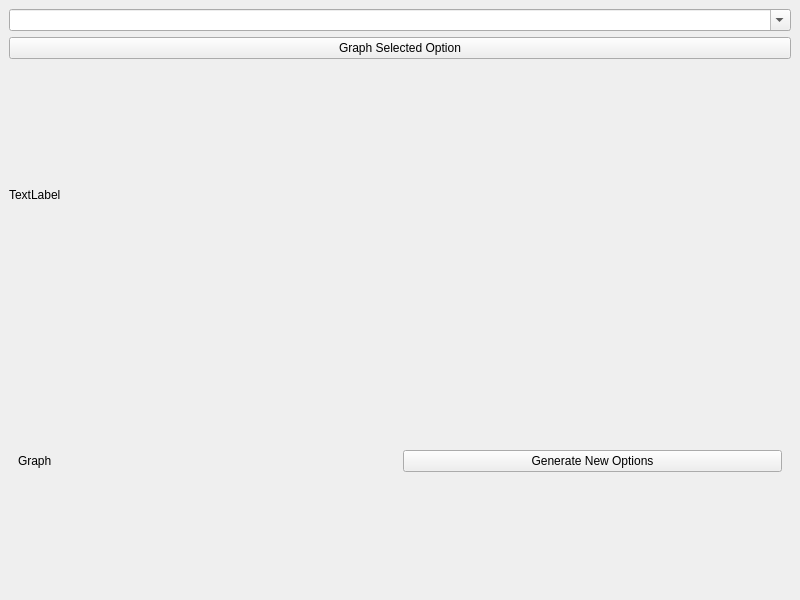
<?xml version="1.0" encoding="UTF-8"?>
<ui version="4.0">
 <class>MainWindow</class>
 <widget class="QMainWindow" name="MainWindow">
  <property name="geometry">
   <rect>
    <x>0</x>
    <y>0</y>
    <width>800</width>
    <height>600</height>
   </rect>
  </property>
  <property name="windowTitle">
   <string>MainWindow</string>
  </property>
  <widget class="QWidget" name="centralwidget">
   <layout class="QVBoxLayout" name="verticalLayout">
    <item>
     <widget class="SearchableComboBox" name="testComboBox">
      <property name="editable">
       <bool>true</bool>
      </property>
     </widget>
    </item>
    <item>
     <widget class="QPushButton" name="graphButton">
      <property name="text">
       <string>Graph Selected Option</string>
      </property>
     </widget>
    </item>
    <item>
     <widget class="QLabel" name="testLabel">
      <property name="text">
       <string>TextLabel</string>
      </property>
     </widget>
    </item>
    <item>
     <widget class="QWidget" name="testWidget" native="true">
      <layout class="QVBoxLayout" name="testWidgetMainLayout">
       <item>
        <layout class="QHBoxLayout" name="testWidgetDashboardLayout">
         <item>
          <widget class="QLabel" name="graphLabel">
           <property name="text">
            <string>Graph </string>
           </property>
          </widget>
         </item>
         <item>
          <widget class="QPushButton" name="newValsButton">
           <property name="text">
            <string>Generate New Options</string>
           </property>
          </widget>
         </item>
        </layout>
       </item>
      </layout>
     </widget>
    </item>
   </layout>
  </widget>
 </widget>
 <customwidgets>
  <customwidget>
   <class>SearchableComboBox</class>
   <extends>QComboBox</extends>
   <header>custom_widgets</header>
  </customwidget>
 </customwidgets>
 <resources/>
 <connections/>
</ui>
